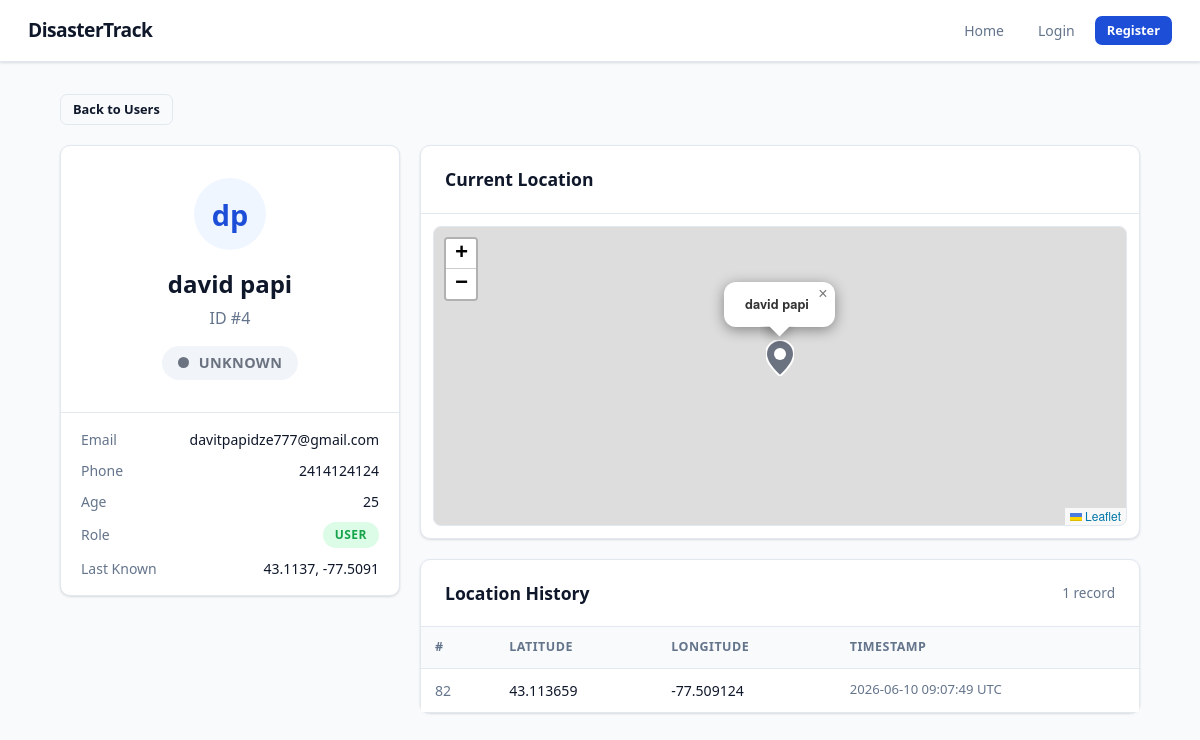
The page /users/4 on the database its author committed.
### models.py (models this page shows)
class User(Base):
    __tablename__ = "users"
    id: Mapped[int] = mapped_column(Integer, primary_key=True, index=True)
    name: Mapped[str] = mapped_column(String(50), nullable=False)
    last_name: Mapped[str] = mapped_column(String(50), nullable=False)
    email: Mapped[str] = mapped_column(String(120), unique=True, nullable=False)
    age: Mapped[int] = mapped_column(Integer, nullable=False)
    current_location: Mapped[str] = mapped_column(String(100), default="Unknown")
    phone_number: Mapped[str] = mapped_column(String(20), nullable=False)
    password_hash: Mapped[str] = mapped_column(String(255), nullable=False)
    role: Mapped[str] = mapped_column(String(20), default="normal_user", nullable=False)
    safety_status: Mapped[str] = mapped_column(String(20), default="unknown", nullable=False)
    latitude: Mapped[float | None] = mapped_column(Float, nullable=True)
    longitude: Mapped[float | None] = mapped_column(Float, nullable=True)
    location_history: Mapped[list[UserLocationHistory]] = relationship(
        back_populates="user", cascade="all, delete-orphan"
    )
    notifications: Mapped[list[SafetyNotification]] = relationship(
        back_populates="user", cascade="all, delete-orphan"
    )

class UserLocationHistory(Base):
    __tablename__ = "user_location_history"
    id: Mapped[int] = mapped_column(Integer, primary_key=True, index=True)
    user_id: Mapped[int] = mapped_column(ForeignKey("users.id"), nullable=False, index=True)
    latitude: Mapped[float] = mapped_column(Float, nullable=False)
    longitude: Mapped[float] = mapped_column(Float, nullable=False)
    timestamp: Mapped[datetime] = mapped_column(DateTime(timezone=True), default=datetime.now(UTC))
    user: Mapped[User] = relationship(back_populates="location_history")

### main.py (the view)
@app.get("/users/{user_id}", include_in_schema=False, name="user_page")
async def user_page(
    request: Request,
    user_id: int,
    db: Annotated[AsyncSession, Depends(get_db)],
):
    result = await db.execute(select(models.User).where(models.User.id == user_id))
    user = result.scalars().first()
    if not user:
        raise HTTPException(status_code=status.HTTP_404_NOT_FOUND, detail="User not found")
    result = await db.execute(
        select(models.UserLocationHistory)
        .where(models.UserLocationHistory.user_id == user_id)
        .order_by(models.UserLocationHistory.timestamp.desc())
    )
    locations = result.scalars().all()
    return templates.TemplateResponse(
        request,
        "user.html",
        {"user": user, "locations": locations, "title": f"{user.name} {user.last_name}"},
    )

### templates/user.html (shortened to what this page needs)
{% extends "base.html" %}
{% block head %}
<link rel="stylesheet" href="https://unpkg.com/leaflet@1.9.4/dist/leaflet.css"/>
<link rel="stylesheet" href="{{ url_for('static', path='/user.css') }}">
{% endblock %}
{% block content %}
<div class="page">
  <div style="margin-bottom:20px;">
    <a href="/users" class="btn btn-outline btn-sm">Back to Users</a>
  </div>
  <div style="display:grid;grid-template-columns:340px 1fr;gap:20px;align-items:start;">
    <div>
      <div class="card" style="margin-bottom:16px;">
        <div class="card-body" style="text-align:center;padding:32px 24px;">
          <div style="width:72px;height:72px;border-radius:50%;background:var(--brand-light);color:var(--brand);font-size:1.8rem;font-weight:800;display:flex;align-items:center;justify-content:center;margin:0 auto 16px;">
            {{ user.name[0] }}{{ user.last_name[0] }}
          </div>
          <h2 style="margin-bottom:4px;">{{ user.name }} {{ user.last_name }}</h2>
          <p class="text-muted" style="margin-bottom:16px;">ID #{{ user.id }}</p>
          <span class="status-pill pill-{{ user.safety_status }}" style="font-size:.9rem;padding:6px 16px;">
            <span class="status-dot status-{{ user.safety_status }}"></span>
            {{ user.safety_status | capitalize }}
          </span>
        </div>
        <div style="border-top:1px solid var(--border);padding:16px 20px;display:flex;flex-direction:column;gap:10px;">
          <div style="display:flex;justify-content:space-between;font-size:.875rem;">
            <span class="text-muted">Email</span>
            <span>{{ user.email }}</span>
          </div>
          <div style="display:flex;justify-content:space-between;font-size:.875rem;">
            <span class="text-muted">Phone</span>
            <span>{{ user.phone_number }}</span>
          </div>
          <div style="display:flex;justify-content:space-between;font-size:.875rem;">
            <span class="text-muted">Age</span>
            <span>{{ user.age }}</span>
          </div>
          <div style="display:flex;justify-content:space-between;font-size:.875rem;align-items:center;">
            <span class="text-muted">Role</span>
            {% if user.role == 'admin' %}
              <span class="nav-role-badge badge-admin">Admin</span>
            {% elif user.role == 'police' %}
              <span class="nav-role-badge badge-police">Police</span>
            {% else %}
              <span class="nav-role-badge badge-user">User</span>
            {% endif %}
          </div>
          {% if user.latitude %}
          <div style="display:flex;justify-content:space-between;font-size:.875rem;">
            <span class="text-muted">Last Known</span>
            <span>{{ "%.4f"|format(user.latitude) }}, {{ "%.4f"|format(user.longitude) }}</span>
          </div>
          {% endif %}
        </div>
      </div>
    </div>
    <div>
      {% if user.latitude %}
      <div class="card" style="margin-bottom:20px;">
        <div class="card-header"><h2>Current Location</h2></div>
        <div class="card-body" style="padding:12px;">
          <div id="user-map"></div>
        </div>
      </div>
      {% endif %}
      <div class="card">
        <div class="card-header">
          <h2>Location History</h2>
          <span class="text-muted" style="font-size:.85rem;">{{ locations|length }} record{{ 's' if locations|length != 1 }}</span>
        </div>
        <div class="table-wrap" style="border:none;border-radius:0;">
          <table>
            <thead>
              <tr>
                <th>#</th>
                <th>Latitude</th>
                <th>Longitude</th>
                <th>Timestamp</th>
              </tr>
            </thead>
            <tbody>
              {% for loc in locations %}
              <tr>
                <td style="color:var(--text-muted);">{{ loc.id }}</td>
                <td>{{ "%.6f"|format(loc.latitude) }}</td>
                <td>{{ "%.6f"|format(loc.longitude) }}</td>
                <td style="color:var(--text-muted);font-size:.82rem;">{{ loc.timestamp.strftime('%Y-%m-%d %H:%M:%S UTC') }}</td>
              </tr>
              {% else %}
              <tr>
                <td colspan="4" style="text-align:center;padding:32px;color:var(--text-muted);">No location history yet.</td>
              </tr>
              {% endfor %}
            </tbody>
          </table>
        </div>
      </div>
    </div>
  </div>
</div>
{% endblock %}

### static/user.css (style rules this page uses)
#user-map { height: 300px; border-radius: 8px; border: 1px solid var(--border); }

### static/base.css (style rules this page uses)
*, *::before, *::after { box-sizing: border-box; margin: 0; padding: 0; }
:root { --brand: #1d4ed8; --brand-dark: #1e3a8a; --brand-light: #eff6ff; --danger: #dc2626; --safe: #16a34a; --unknown: #6b7280; --police: #7c3aed; --admin: #b45309; --surface: #ffffff; --surface-2: #f8fafc; --border: #e2e8f0; --text: #0f172a; --text-muted: #64748b; --shadow: 0 1px 3px rgba(0,0,0,.08), 0 1px 2px rgba(0,0,0,.06); --shadow-lg: 0 10px 25px rgba(0,0,0,.12); --radius: 10px; }
html { font-size: 16px; }
body { font-family: 'Segoe UI', system-ui, -apple-system, sans-serif; color: var(--text); background: var(--surface-2); line-height: 1.5; min-height: 100vh; }
a { color: var(--brand); text-decoration: none; }
.nav-role-badge { display: inline-flex; align-items: center; gap: 5px; padding: 4px 12px; border-radius: 20px; font-size: .75rem; font-weight: 700; text-transform: uppercase; letter-spacing: .5px; }
.badge-user { background: #dcfce7; color: var(--safe); }
.page { width: min(1080px, calc(100vw - 32px)); margin: 32px auto; }
.card { background: var(--surface); border: 1px solid var(--border); border-radius: var(--radius); box-shadow: var(--shadow); }
.card-header { display: flex; align-items: center; justify-content: space-between; flex-wrap: wrap; gap: 12px; padding: 20px 24px; border-bottom: 1px solid var(--border); }
.card-header h2 { font-size: 1.1rem; font-weight: 700; }
.card-body { padding: 24px; }
.btn { display: inline-flex; align-items: center; gap: 7px; padding: 9px 18px; border: none; border-radius: 7px; font: inherit; font-size: .9rem; font-weight: 600; cursor: pointer; transition: opacity .15s, transform .1s; text-decoration: none; }
.btn-outline { background: transparent; border: 1.5px solid var(--border); color: var(--text); }
.btn-sm { padding: 5px 12px; font-size: .8rem; }
.status-dot { display: inline-block; width: 11px; height: 11px; border-radius: 50%; vertical-align: middle; margin-right: 5px; }
.status-unknown { background: var(--unknown); }
.status-pill { display: inline-flex; align-items: center; gap: 5px; padding: 3px 10px; border-radius: 20px; font-size: .78rem; font-weight: 700; text-transform: uppercase; letter-spacing: .4px; }
.pill-unknown { background: #f1f5f9; color: var(--unknown); }
.table-wrap { overflow-x: auto; border-radius: var(--radius); border: 1px solid var(--border); }
table { width: 100%; border-collapse: collapse; background: var(--surface); }
th, td { padding: 11px 14px; text-align: left; border-bottom: 1px solid var(--border); font-size: .88rem; }
th { background: var(--surface-2); font-weight: 700; font-size: .78rem; text-transform: uppercase; letter-spacing: .5px; color: var(--text-muted); }
tr:last-child td { border-bottom: none; }
.text-muted { color: var(--text-muted); }

### rows shown on the page
User: name "d", last_name "p", name "david", last_name "papi", id "4", safety_status "UNKNOWN", email "davitpapidze777@gmail.com", phone_number "2414124124", age "25", latitude "43.1137", longitude "-77.5091"
UserLocationHistory: id "82", latitude "43.113659", longitude "-77.509124", timestamp "2026-06-10 09:07:49 UTC"

### other values the page prints
{{ locations|length }} "1"
